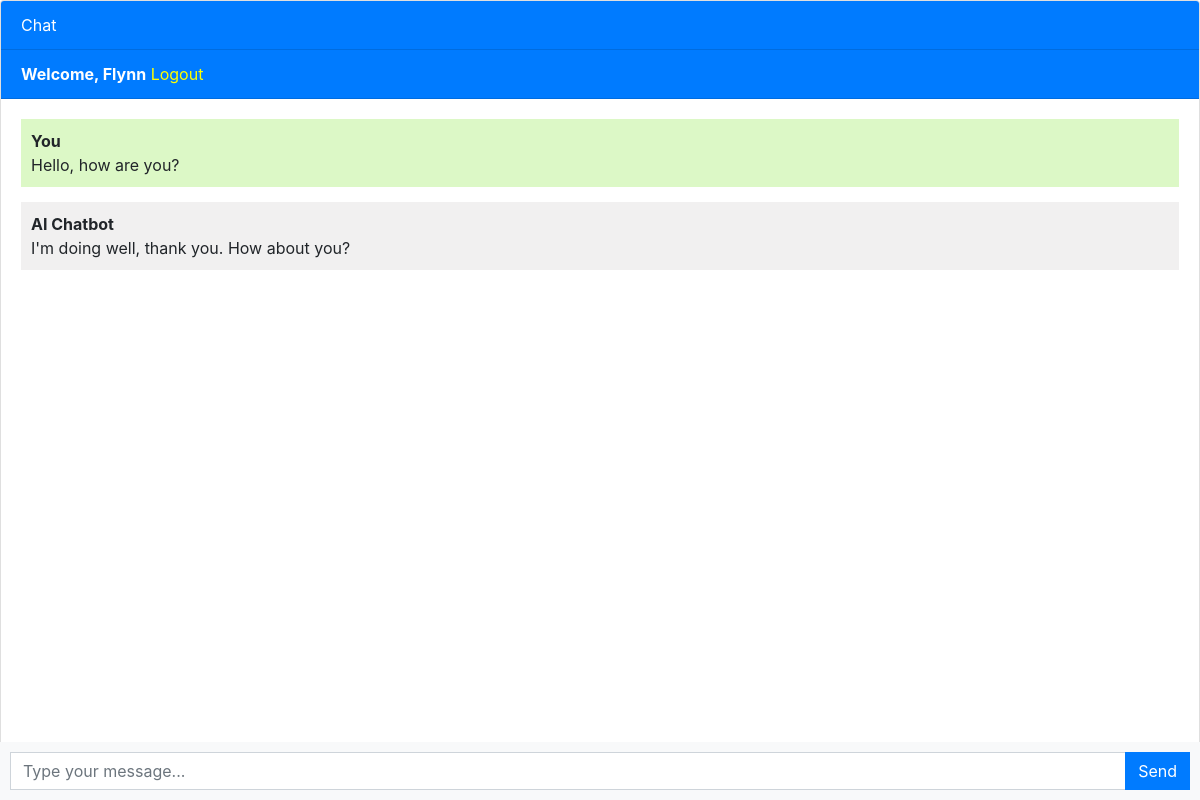
Screenshot of / (signed in) with the database file from the repository.
### chatbot/models.py (models this page shows, shortened)
class Chat(models.Model): # "models.Model" is used to define your own model classes (Models are basically tables (So I'm essentially creating a table called "Chat"))
    user = models.ForeignKey(User, on_delete=models.CASCADE) # When the user is deleted all associated data to the user will also be deleted
    message = models.TextField()
    response = models.TextField()
    created_at = models.DateTimeField(auto_now_add=True)

### chatbot/views.py (the view, shortened to what this page needs)
# urls.py: path('', views.chatbot, name='chatbot'), # main/home page, "views.chatbot" is the function that is called when the url is visited
def chatbot(request):
    if request.user.is_authenticated: # Checks if the current user is registered/authenticated in the database
        chats = Chat.objects.filter(user=request.user) # Pulls up the chat history of the currently logged in user
    else:
        chats = None
    return render(request, 'chatbot.html', {'chats': chats}) # Renders "chatbot.html" with information from "request", send "chats" as dictionary containing the value of "chat"

### templates/chatbot.html (shortened to what this page needs)
{% extends 'base.html' %}
{% block content %}
<div class="chat-container">
  <div class="card flex-grow-1">
    <div class="card-header bg-primary text-white">Chat</div>
    {% if user.is_authenticated %}
    <div class="card-header bg-primary text-white"><b>Welcome, {{user.username}}</b>   <a style="color: yellow;" href="logout">Logout</a></div>
    {% else %}
    <div class="card-header bg-primary text-white"><a style="color: yellow" href="login">Login</a>   <a style="color: yellow;" href="register">Register</a></div>
    {% endif %}
    <div class="card-body messages-box">
      <ul class="list-unstyled messages-list">
        {% if user.is_authenticated %}
          {% for chat in chats %}
            {% if chat.user == request.user %}
              <li class="message sent">
            <div class="message-text">
              <div class="message-sender">
                <b>You</b>
              </div>
              <div class="message-content">
                {{chat.message}}
              </div>
            </div>
          </li>
          <li class="message received">
            <div class="message-text">
              <div class="message-sender">
                <b>AI Chatbot</b>
              </div>
              <div class="message-content">
                {{chat.response}}
              </div>
            </div>
          </li>
            {% endif %}
          {% endfor %}
        {% endif %}
      </ul>
    </div>
    <br><br>
    <br><br>
    <br><br>
  </div>
  <form class="message-form">
    <div class="input-group">
      <input type="text" class="form-control message-input" placeholder="Type your message...">
      <div class="input-group-append">
        <button type="submit" class="btn btn-primary btn-send">Send</button>
      </div>
    </div>
  </form>
</div>
{% endblock %}

### templates/chatbot.html (style rules this page uses)
body, html { height: 100%; }
.messages-box { flex: 1; overflow-y: auto; }
.messages-list { padding-left: 0; }
.message { margin-bottom: 15px; list-style: none; }
.message-text { padding: 10px; border-radius: 5px; }
.sent { background-color: #dcf8c6; align-self: flex-end; }
.received { background-color: #f1f0f0; align-self: flex-start; }
.message-form { display: flex; position: fixed; bottom: 0; left: 0; right: 0; padding: 10px; background-color: #f8f9fa; }
.message-input { flex: 1; border-radius: 0; border-right: none; }
.btn-send { border-radius: 0; }
.chat-container { height: 100%; display: flex; flex-direction: column; }

### rows the page displays
Chat: message "Hello, how are you?", response "I'm doing well, thank you. How about you?"

### other values shown
{{ user.username }} "Flynn"
